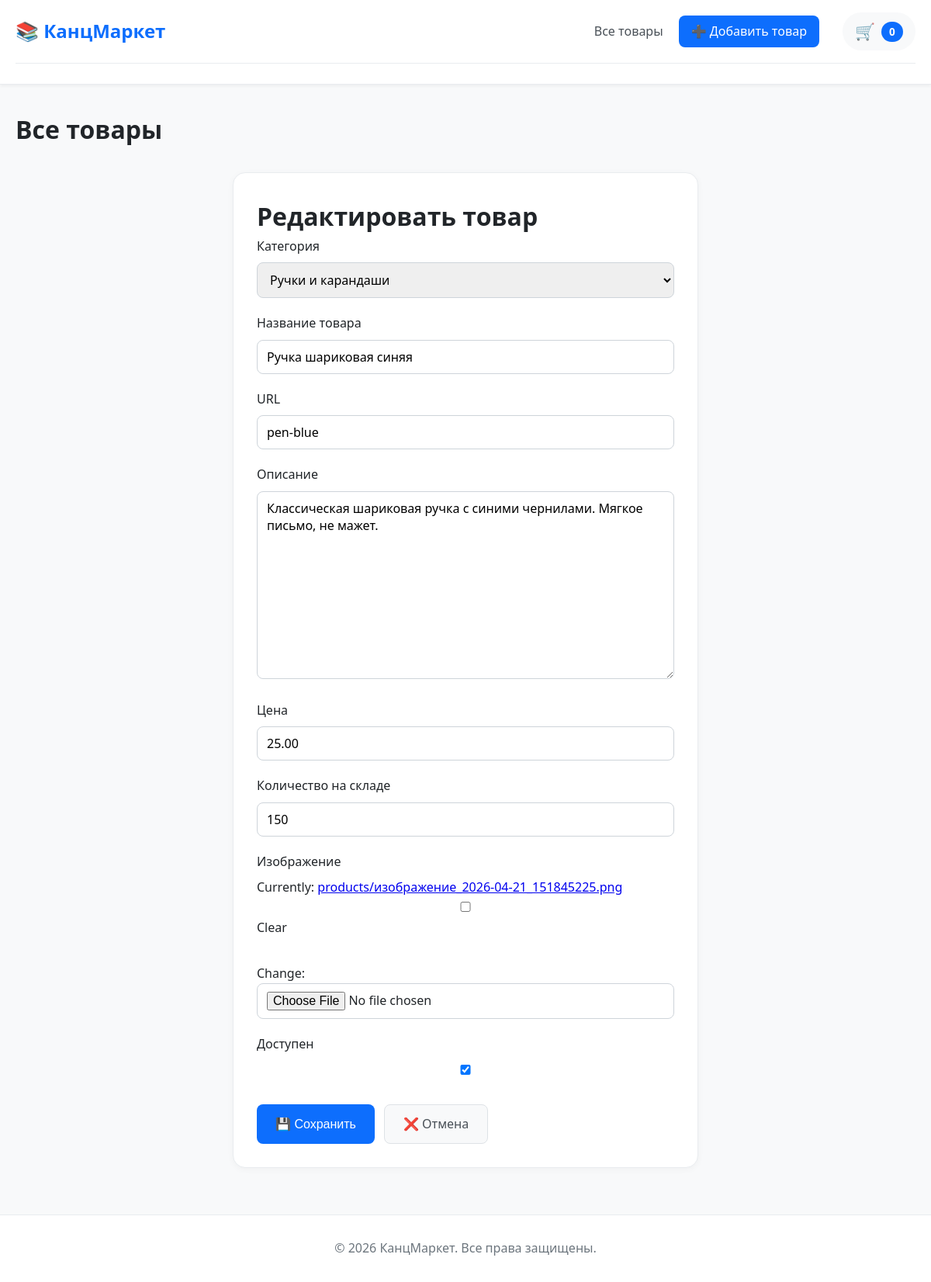
Screenshot of /product/pen-blue/edit/ with the database file from the repository.
### store/models.py (models this page shows, shortened)
class Product(models.Model):
    category = models.ForeignKey(Category, on_delete=models.CASCADE, verbose_name="Категория")
    name = models.CharField(max_length=200, verbose_name="Название товара")
    slug = models.SlugField(max_length=200, unique=True, verbose_name="URL")
    description = models.TextField(blank=True, verbose_name="Описание")
    price = models.DecimalField(max_digits=10, decimal_places=2, verbose_name="Цена")
    stock = models.PositiveIntegerField(default=0, verbose_name="Количество на складе")
    image = models.ImageField(upload_to='products/', blank=True, null=True, verbose_name="Изображение")
    available = models.BooleanField(default=True, verbose_name="Доступен")
    created = models.DateTimeField(auto_now_add=True)
    updated = models.DateTimeField(auto_now=True)
    class Meta:
        verbose_name = "Товар"
        verbose_name_plural = "Товары"
        ordering = ['name']

### store/views.py (the view)
# urls.py: path('product/<slug:slug>/edit/', views.ProductUpdateView.as_view(), name='product_edit'),
class ProductUpdateView(UpdateView):
    model = Product
    template_name = 'store/product_form.html'
    fields = ['category', 'name', 'slug', 'description', 'price', 'stock', 'image', 'available']
    success_url = reverse_lazy('product_list')

### cart/cart.py (called while the page is built)
    def __len__(self):
        return sum(item['quantity'] for item in self.cart.values())

### cart/context_processors.py (called while the page is built)
def cart(request):
    return {'cart': Cart(request)}

### store/models.py (called while the page is built)
    def __str__(self):
        return self.name

### store/templates/store/product_form.html (shortened to what this page needs)
{% extends 'store/base.html' %}
{% block content %}
<div class="form-container">
    <h1>{% if form.instance.pk %}Редактировать товар{% else %}Добавить новый товар{% endif %}</h1>
    <form method="post" enctype="multipart/form-data" class="product-form">
        {% for field in form %}
        <div class="form-group">
            <label for="{{ field.id_for_label }}">{{ field.label }}</label>
            {{ field }}
        </div>
        {% endfor %}
        <div class="form-actions">
            <button type="submit" class="btn-submit">💾 Сохранить</button>
            <a href="{% url 'product_list' %}" class="btn-cancel">❌ Отмена</a>
        </div>
    </form>
</div>
{% endblock %}

### store/static/store/style.css (style rules this page uses)
* { margin: 0; padding: 0; box-sizing: border-box; }
body { font-family: 'Segoe UI', -apple-system, BlinkMacSystemFont, Roboto, Arial, sans-serif; background-color: #f8f9fa; color: #212529; line-height: 1.6; }
.btn-edit, .btn-back, .btn-submit, .btn-cancel { padding: 12px 24px; border-radius: 8px; text-decoration: none; font-weight: 500; display: inline-block; border: none; cursor: pointer; font-size: 1rem; }
.btn-edit, .btn-submit { background: #0d6efd; color: white; }
.btn-back, .btn-cancel { background: #f8f9fa; color: #495057; border: 1px solid #dee2e6; }
.form-container { max-width: 600px; margin: 0 auto; background: white; padding: 30px; border-radius: 16px; box-shadow: 0 2px 8px rgba(0,0,0,0.04); border: 1px solid #e9ecef; }
.form-group { margin-bottom: 20px; }
.form-group label { display: block; margin-bottom: 8px; font-weight: 500; color: #212529; }
.form-group input, .form-group select, .form-group textarea { width: 100%; padding: 10px 12px; border: 1px solid #ced4da; border-radius: 8px; font-size: 1rem; font-family: inherit; }
.form-actions { display: flex; gap: 12px; margin-top: 30px; }

### rows the page displays
Product: form "Ручки и карандаши" "Ручка шариковая синяя" "pen-blue" "Классическая шариковая ручка с синими чернилами. Мягкое письмо, не мажет." "25.00" "150" "☑"

### other values shown
{{ cart|length }} "0"
{{ field.label }} "Категория" "Название товара" "URL" "Описание" "Цена" "Количество на складе" "Изображение" "Доступен"
